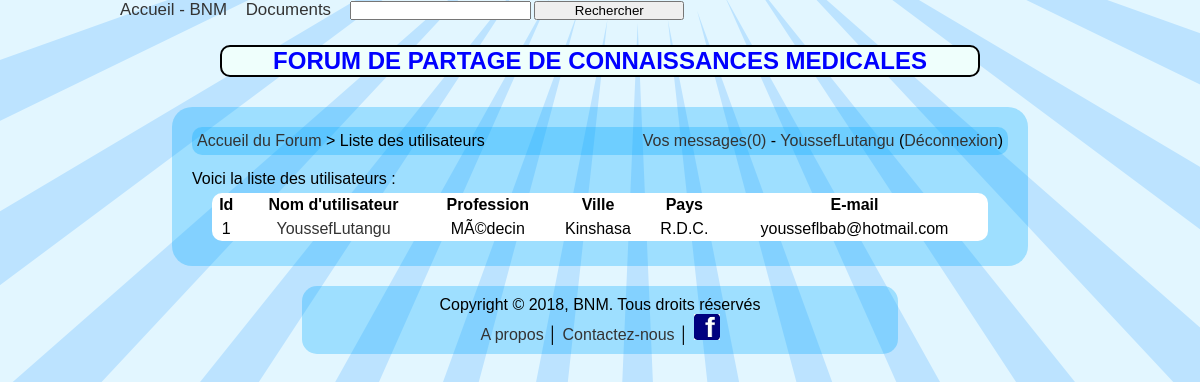
Page /forum/users.php (signed in) on the committed database.
### tables this page shows
CREATE TABLE IF NOT EXISTS `users` (
  `id` bigint(20) NOT NULL,
  `username` varchar(225) NOT NULL,
  `profession` varchar(225) NOT NULL,
  `ville` varchar(225) NOT NULL,
  `pays` varchar(225) NOT NULL,
  `password` varchar(225) NOT NULL,
  `email` varchar(225) NOT NULL,
  `avatar` text NOT NULL,
  `signup_date` int(10) NOT NULL
);

### forum/config.php (called while the page is built, shortened)
<?php
$url_home = 'forum.php';
$design = 'default';
?>

### forum/users.php (the view, shortened to what this page needs)
<?php
include('config.php');
?>
<!DOCTYPE html PUBLIC "-//W3C//DTD XHTML 1.0 Transitional//EN" "http://www.w3.org/TR/xhtml1/DTD/xhtml1-transitional.dtd">
<html xmlns="http://www.w3.org/1999/xhtml">
    <head>
        <link href="<?php echo $design; ?>/style.css" rel="stylesheet" title="Style" />
    </head>
    <body>
	<header>
		<?php include("menus.php"); ?>
	</header>
    	<div id="titre_principal">
			<h2>FORUM DE PARTAGE DE CONNAISSANCES MEDICALES</h2>
		</div>
        <div class="content">
<?php
if(isset($_SESSION['username']))
{
$nb_new_pm = mysql_fetch_array(mysql_query('select count(*) as nb_new_pm from pm where ((user1="'.$_SESSION['userid'].'" and user1read="no") or (user2="'.$_SESSION['userid'].'" and user2read="no")) and id2="1"'));
$nb_new_pm = $nb_new_pm['nb_new_pm'];
?>
<div class="box">
	<div class="box_left">
    	<a href="<?php echo $url_home; ?>">Accueil du Forum</a> &gt; Liste des utilisateurs
    </div>
	<div class="box_right">
    	<a href="list_pm.php">Vos messages(<?php echo $nb_new_pm; ?>)</a> - <a href="profile.php?id=<?php echo $_SESSION['userid']; ?>"><?php echo htmlentities($_SESSION['username'], ENT_QUOTES, 'UTF-8'); ?></a> (<a href="login.php">Déconnexion</a>)
    </div>
</div>
<?php
}
?>
Voici la liste des utilisateurs :
<table>
    <tr>
    	<th>Id</th>
    	<th>Nom d'utilisateur</th>
    	<th>Profession</th>
    	<th>Ville</th>
    	<th>Pays</th>
    	<th>E-mail</th>
    </tr>
<?php
$req = mysql_query('select id, username, profession, ville, pays, email from users');
while($dnn = mysql_fetch_array($req))
{
?>
	<tr>
    	<td class="center"><?php echo $dnn['id']; ?></td>
    	<td class="center"><a href="profile.php?id=<?php echo $dnn['id']; ?>"><?php echo htmlentities($dnn['username'], ENT_QUOTES, 'UTF-8'); ?></a></td>
    	<td class="center"><?php echo htmlentities($dnn['profession'], ENT_QUOTES, 'UTF-8'); ?></td>
    	<td class="center"><?php echo htmlentities($dnn['ville'], ENT_QUOTES, 'UTF-8'); ?></td>
    	<td class="center"><?php echo htmlentities($dnn['pays'], ENT_QUOTES, 'UTF-8'); ?></td>
    	<td class="center"><?php echo htmlentities($dnn['email'], ENT_QUOTES, 'UTF-8'); ?></td>
    </tr>
<?php
}
?>
</table>
		</div>
		<?php include("copyright.php"); ?>
	</body>
</html>

### forum/default/style.css (style rules this page uses)
* { margin:0px; padding:0px; }
body { background:#e2f6ff url('images/background.gif') center top; padding-left:10%; padding-right:10%; font-family:Arial, Geneva, sans-serif; }
a { text-decoration:none; color:#333333; }
img, table, tr, td { border:0px; }
.center { text-align:center; }
table { border-spacing:0px; background:#ffffff; -moz-border-radius:10px; -webkit-border-radius:10px; border-radius:10px; padding:0px; width:95%; margin:5px auto 5px auto; }
tr { -moz-border-radius:5px; -webkit-border-radius:5px; border-radius:5px; margin:0px; }
td, th { margin:0px; border:0px; padding:3px; text-align:center; }
.content { background:url('images/bluec_30p.png'); width:85%; -moz-border-radius:20px; -webkit-border-radius:20px; border-radius:20px; margin:auto; padding:20px; margin-top:20px; }
.box_left { float:left; }
.box_right { float:right; }
.box { background:url('images/bluec_30p.png'); -moz-border-radius:10px; -webkit-border-radius:10px; border-radius:10px; margin:auto; padding:5px; margin-bottom:15px; }
h2 { color: blue; font-weight: bold; text-align: center; border-top: 2px solid black; border-bottom: 2px solid black; border-left: 2px solid black; border-right: 2px solid black; border-radius: 10px; background-color:#effffc; margin-left: 100px; margin-right: 100px; margin-top: 25px; margin-bottom: 30px; }

### rows in the picture
users: id "1", username "YoussefLutangu", profession "MÃ©decin", ville "Kinshasa", pays "R.D.C.", email "yousseflbab@hotmail.com"

### other values in the picture
$nb_new_pm "0"
$_SESSION['username'] "YoussefLutangu"
